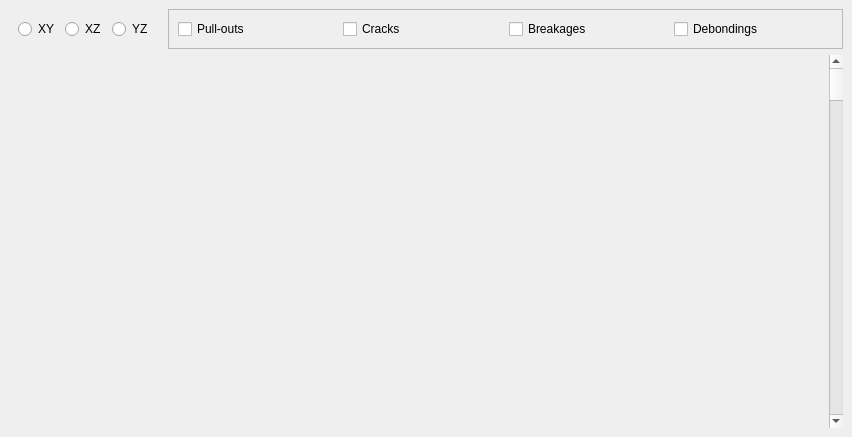
<?xml version="1.0" encoding="UTF-8"?>
<ui version="4.0">
 <class>iA4DCTDefectView</class>
 <widget class="QDockWidget" name="iA4DCTDefectView">
  <property name="geometry">
   <rect>
    <x>0</x>
    <y>0</y>
    <width>852</width>
    <height>437</height>
   </rect>
  </property>
  <property name="windowTitle">
   <string>DockWidget</string>
  </property>
  <widget class="QWidget" name="dockWidgetContents">
   <layout class="QGridLayout" name="gridLayout">
    <item row="0" column="0">
     <widget class="QFrame" name="frame">
      <property name="sizePolicy">
       <sizepolicy hsizetype="Maximum" vsizetype="Maximum">
        <horstretch>0</horstretch>
        <verstretch>0</verstretch>
       </sizepolicy>
      </property>
      <property name="frameShape">
       <enum>QFrame::NoFrame</enum>
      </property>
      <property name="frameShadow">
       <enum>QFrame::Raised</enum>
      </property>
      <layout class="QHBoxLayout" name="horizontalLayout_2">
       <item>
        <widget class="QRadioButton" name="rbXY">
         <property name="text">
          <string>XY</string>
         </property>
        </widget>
       </item>
       <item>
        <widget class="QRadioButton" name="rbXZ">
         <property name="text">
          <string>XZ</string>
         </property>
        </widget>
       </item>
       <item>
        <widget class="QRadioButton" name="rbYZ">
         <property name="text">
          <string>YZ</string>
         </property>
        </widget>
       </item>
      </layout>
     </widget>
    </item>
    <item row="0" column="1">
     <widget class="QFrame" name="frame_2">
      <property name="frameShape">
       <enum>QFrame::StyledPanel</enum>
      </property>
      <property name="frameShadow">
       <enum>QFrame::Raised</enum>
      </property>
      <layout class="QHBoxLayout" name="horizontalLayout_3">
       <item>
        <widget class="QCheckBox" name="cbPullouts">
         <property name="text">
          <string>Pull-outs</string>
         </property>
        </widget>
       </item>
       <item>
        <widget class="QCheckBox" name="cbCracks">
         <property name="text">
          <string>Cracks</string>
         </property>
        </widget>
       </item>
       <item>
        <widget class="QCheckBox" name="cbBreakages">
         <property name="text">
          <string>Breakages</string>
         </property>
        </widget>
       </item>
       <item>
        <widget class="QCheckBox" name="cbDebondings">
         <property name="text">
          <string>Debondings</string>
         </property>
        </widget>
       </item>
      </layout>
     </widget>
    </item>
    <item row="2" column="0" colspan="2">
     <layout class="QHBoxLayout" name="horizontalLayout">
      <item>
       <widget class="QWidget" name="slicerWidget" native="true"/>
      </item>
      <item>
       <widget class="QScrollBar" name="verticalScrollBar">
        <property name="orientation">
         <enum>Qt::Vertical</enum>
        </property>
       </widget>
      </item>
     </layout>
    </item>
   </layout>
  </widget>
 </widget>
 <resources/>
 <connections/>
</ui>
